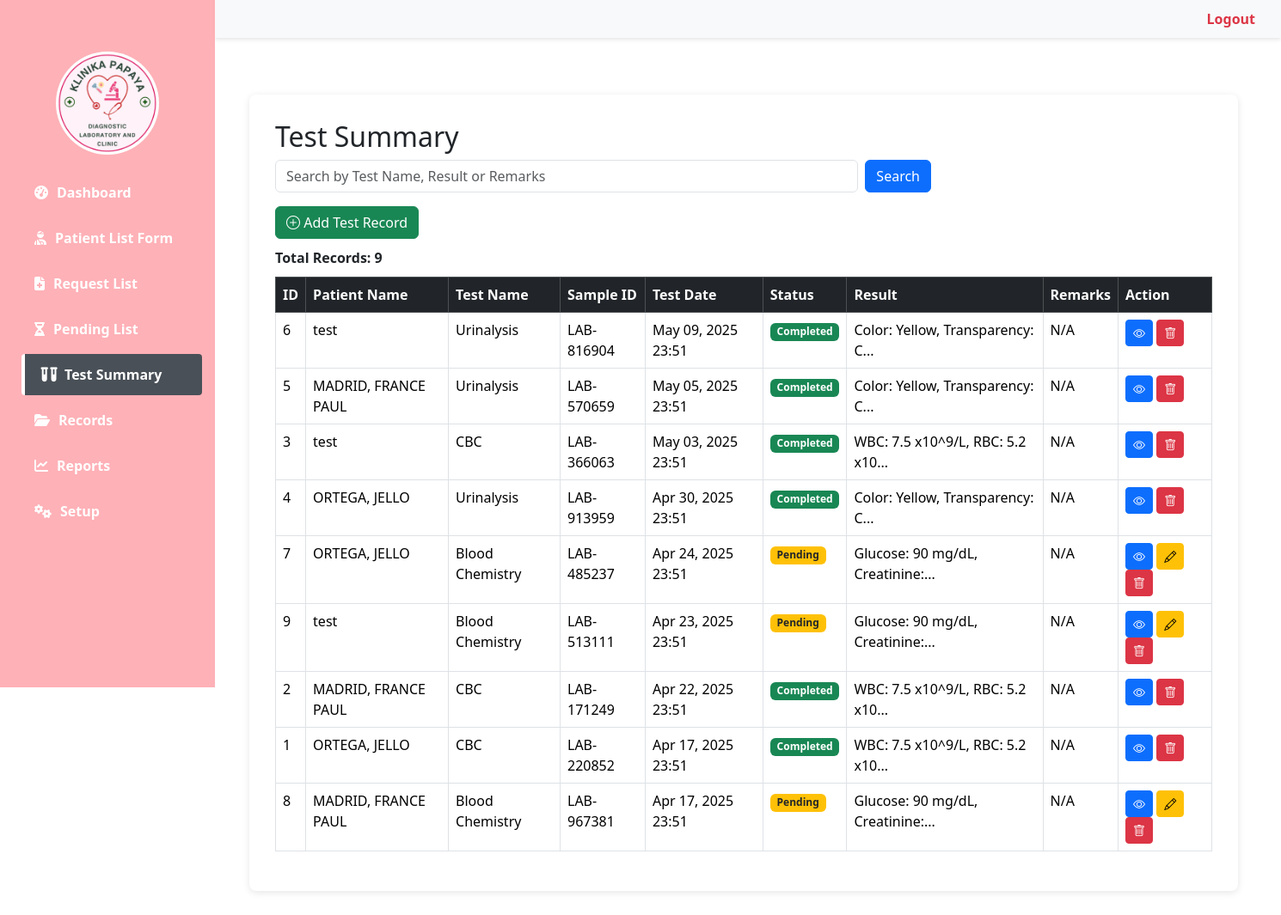
The page /test_summary.php (signed in) on the database as committed earlier.
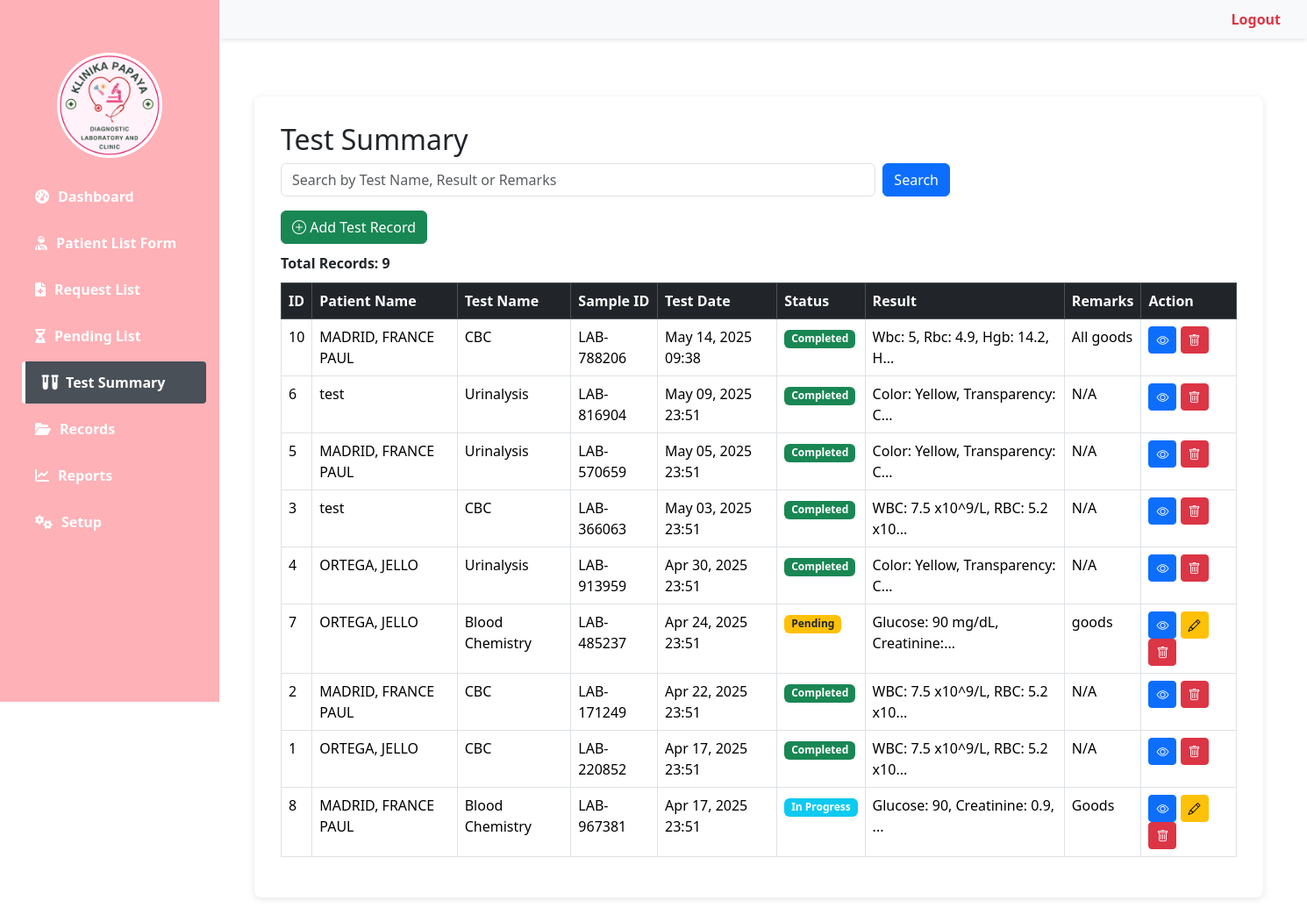
The same page on the database as committed later.
### tables this page shows
CREATE TABLE `test_records` (
  `id` int(11) NOT NULL,
  `test_name` varchar(100) NOT NULL,
  `patient_name` varchar(100) NOT NULL,
  `patient_id` int(11) NOT NULL,
  `sample_id` varchar(50) NOT NULL,
  `section` varchar(50) NOT NULL,
  `test_date` datetime NOT NULL,
  `result` text DEFAULT NULL,
  `status` enum('Pending','In Progress','Completed') DEFAULT 'Pending',
  `remarks` text DEFAULT NULL,
  `performed_by` varchar(50) DEFAULT NULL,
  `created_at` timestamp NOT NULL DEFAULT current_timestamp(),
  `updated_at` timestamp NOT NULL DEFAULT current_timestamp() ON UPDATE current_timestamp()
);

### test_summary.php (the view, shortened to what the changed rows need)
<?php
require_once 'config/db_connect.php';
$recordsPerPage = 10;
$page = isset($_GET['page']) && is_numeric($_GET['page']) ? (int)$_GET['page'] : 1;
$offset = ($page - 1) * $recordsPerPage;
try {
    $whereClause = '';
    $sql = "SELECT * FROM test_records $whereClause ORDER BY test_date DESC LIMIT :limit OFFSET :offset";
    $stmt = $connect->prepare($sql);
    $stmt->bindValue(':limit', $recordsPerPage, PDO::PARAM_INT);
    $stmt->bindValue(':offset', $offset, PDO::PARAM_INT);
    $stmt->execute();
    $testSummaries = $stmt->fetchAll(PDO::FETCH_ASSOC);
} catch (PDOException $e) {
    $errMsg = "Database error: " . $e->getMessage();
}
?>
<!DOCTYPE html>
<html lang="en">
<head>
    <link href="https://cdn.jsdelivr.net/npm/bootstrap@5.3.0/dist/css/bootstrap.min.css" rel="stylesheet">
    <link rel="stylesheet" href="https://cdn.jsdelivr.net/npm/bootstrap-icons@1.11.1/font/bootstrap-icons.css">
    <link rel="stylesheet" href="./assets/css/dashboard.css">
    <link rel="stylesheet" href="./assets/css/style.css">
</head>
<body>
    <?php include('sidebar.php'); ?>
    <div class="main-content">
        <div class="table-container">
            <h2>Test Summary</h2>
            <table class="table table-bordered table-hover test-summary-table">
                <thead class="table-dark">
                    <tr>
                        <th>ID</th>
                        <th>Patient Name</th>
                        <th>Test Name</th>
                        <th>Sample ID</th>
                        <th>Test Date</th>
                        <th>Status</th>
                        <th>Result</th>
                        <th>Remarks</th>
                        <th>Action</th>
                    </tr>
                </thead>
                <tbody>
                    <?php if (isset($testSummaries) && count($testSummaries) > 0): ?>
                        <?php foreach ($testSummaries as $test): ?>
                            <tr>
                                <td><?php echo htmlspecialchars($test['id']); ?></td>
                                <td><?php echo htmlspecialchars($test['patient_name']); ?></td>
                                <td><?php echo htmlspecialchars($test['test_name']); ?></td>
                                <td><?php echo htmlspecialchars($test['sample_id']); ?></td>
                                <td><?php echo htmlspecialchars(date('M d, Y H:i', strtotime($test['test_date']))); ?></td>
                                <td>
                                    <?php if ($test['status'] == 'Pending'): ?>
                                        <span class="badge bg-warning text-dark status-badge">Pending</span>
                                    <?php elseif ($test['status'] == 'In Progress'): ?>
                                        <span class="badge bg-info status-badge">In Progress</span>
                                    <?php elseif ($test['status'] == 'Completed'): ?>
                                        <span class="badge bg-success status-badge">Completed</span>
                                    <?php endif; ?>
                                </td>
                                <td><?php echo !empty($test['result']) ? htmlspecialchars(substr($test['result'], 0, 30)) . (strlen($test['result']) > 30 ? '...' : '') : 'N/A'; ?></td>
                                <td><?php echo !empty($test['remarks']) ? htmlspecialchars(substr($test['remarks'], 0, 30)) . (strlen($test['remarks']) > 30 ? '...' : '') : 'N/A'; ?></td>
                                <td>
                                    <button type="button" class="btn btn-primary btn-sm view-btn"
                                           data-bs-toggle="modal"
                                           data-bs-target="#viewTestModal"
                                           data-id="<?php echo $test['id']; ?>"
                                           data-patient="<?php echo htmlspecialchars($test['patient_name']); ?>"
                                           data-test="<?php echo htmlspecialchars($test['test_name']); ?>"
                                           data-sample="<?php echo htmlspecialchars($test['sample_id']); ?>"
                                           data-date="<?php echo htmlspecialchars($test['test_date']); ?>"
                                           data-result="<?php echo htmlspecialchars($test['result'] ?? ''); ?>"
                                           data-remarks="<?php echo htmlspecialchars($test['remarks'] ?? ''); ?>"
                                           data-status="<?php echo htmlspecialchars($test['status']); ?>">
                                        <i class="bi bi-eye"></i>
                                    </button>
                                    <?php if ($test['status'] != 'Completed'): ?>
                                    <button type="button" class="btn btn-warning btn-sm edit-btn"
                                           data-bs-toggle="modal"
                                           data-bs-target="#editTestModal"
                                           data-id="<?php echo $test['id']; ?>"
                                           data-patient="<?php echo htmlspecialchars($test['patient_name']); ?>"
                                           data-test="<?php echo htmlspecialchars($test['test_name']); ?>"
                                           data-sample="<?php echo htmlspecialchars($test['sample_id']); ?>"
                                           data-date="<?php echo htmlspecialchars($test['test_date']); ?>"
                                           data-result="<?php echo htmlspecialchars($test['result'] ?? ''); ?>"
                                           data-remarks="<?php echo htmlspecialchars($test['remarks'] ?? ''); ?>"
                                           data-status="<?php echo htmlspecialchars($test['status']); ?>">
                                        <i class="bi bi-pencil"></i>
                                    </button>
                                    <?php endif; ?>
                                    <button type="button" class="btn btn-danger btn-sm delete-btn"
                                           data-id="<?php echo $test['id']; ?>"
                                           data-test="<?php echo htmlspecialchars($test['test_name']); ?>"
                                           data-patient="<?php echo htmlspecialchars($test['patient_name']); ?>">
                                        <i class="bi bi-trash"></i>
                                    </button>
                                </td>
                            </tr>
                        <?php endforeach; ?>
                    <?php else: ?>
                        <tr>
                            <td colspan="9" class="text-center">No test summaries available.</td>
                        </tr>
                    <?php endif; ?>
                </tbody>
            </table>
        </div>
    </div>
</body>
</html>

Rows that differ between the two databases and show on the page:
removed test_records: id "9", patient_name "test", test_name "Blood Chemistry", sample "LAB-513111", test_date "Apr 23, 2025 23:51", status "Pending", result "Glucose: 90 mg/dL, Creatinine:", shows "N/A"
added test_records: id "10", patient_name "MADRID, FRANCE PAUL", test_name "CBC", sample "LAB-788206", test_date "May 14, 2025 09:38", status "Completed", result "Wbc: 5, Rbc: 4.9, Hgb: 14.2, H", remarks "All goods"
changed test_records "LAB-485237": remarks (not shown) → "goods"; no longer shows "N/A"
changed test_records "LAB-967381": result "Glucose: 90 mg/dL, Creatinine:" → "Glucose: 90, Creatinine: 0.9,"; remarks (not shown) → "Goods"; status "Pending" → "In Progress"; no longer shows "N/A"
